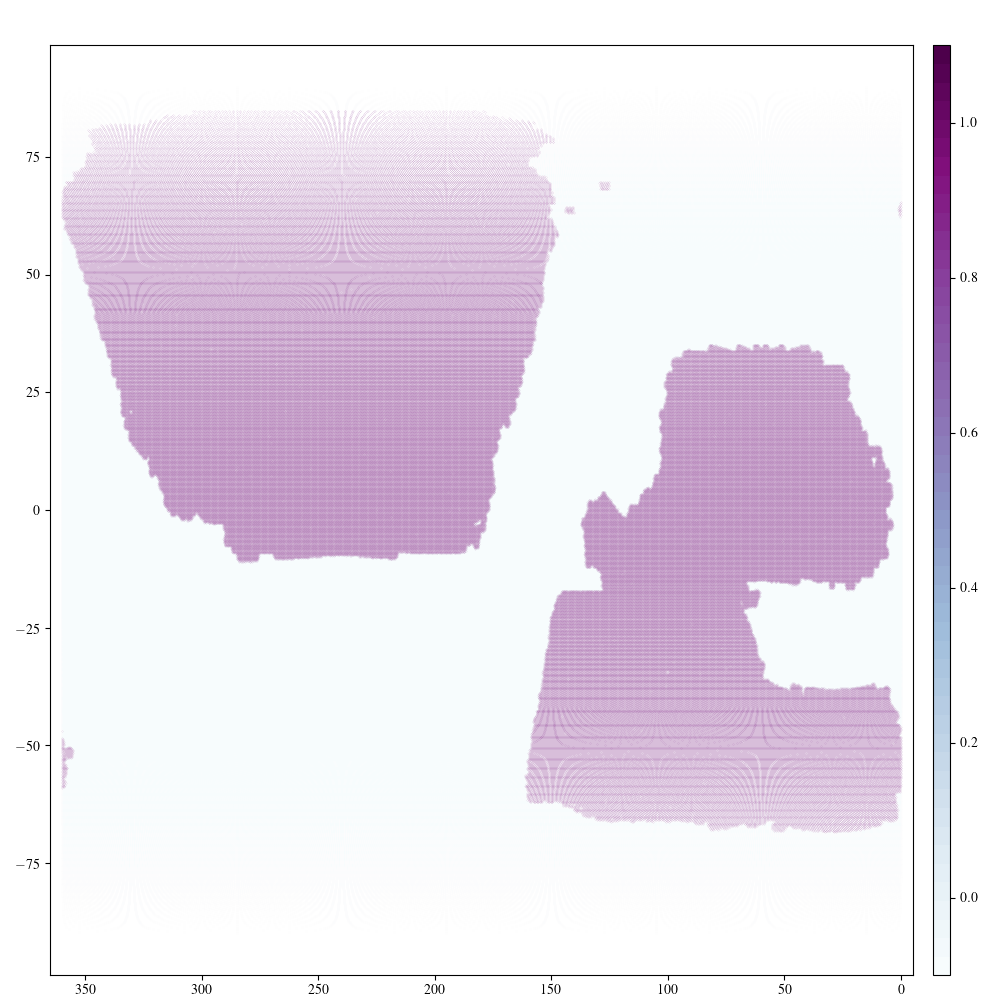

This figure's Python source:
import  os
import  sys
import  glob
import  fitsio
import  matplotlib
import  pylab                                  as       pl
import  pandas                                 as       pd
import  numpy                                  as       np
import  astropy.io.fits                        as       fits
import  matplotlib.pyplot                      as       plt
import  numpy.lib.recfunctions                 as       rfn
import  healpy                                 as       hp

from    mpl_toolkits.axes_grid1                import   make_axes_locatable
from    fast_scatter                           import   fast_scatter
from    matplotlib                             import   rc
from    astropy.table                          import   Table, vstack
from    desitarget.targets                     import   encode_targetid
from    desitarget.geomask                     import   is_in_box
from    desitarget.targetmask                  import   desi_mask
from    mpl_toolkits.axes_grid1                import   make_axes_locatable
from    mpl_toolkits.axes_grid1.inset_locator  import   inset_axes
from    scipy.stats                            import   pearsonr


rc('font', **{'family':'serif', 'serif':['Times']})
rc('text', usetex=True)

##
nside          = np.int(sys.argv[1])
parea          = hp.nside2pixarea(nside, degrees = True)

def read_elgs(nrandom=20000, _all=False):
  cols         = ['NOBS_G', 'NOBS_R', 'NOBS_Z', 'PSFDEPTH_G', 'PSFDEPTH_R', 'PSFDEPTH_Z', 'GALDEPTH_G', 'GALDEPTH_R', 'GALDEPTH_Z', 'PSFSIZE_G', 'PSFSIZE_R', 'PSFSIZE_Z', 'PSFDEPTH_W1', 'PSFDEPTH_W2', 'MASKBITS']

  if _all:
    nrandom    = -1
    randoms    = fitsio.FITS('/project/projectdirs/desi/target/catalogs/dr8/0.31.0/randomsall/randoms-inside-dr8-0.31.0-all.fits')

  else:
    randoms    = fitsio.FITS('/project/projectdirs/desi/target/catalogs/dr8/0.31.0/randoms/randoms-inside-dr8-0.31.0-2.fits')

  ##
  randoms      = randoms[1][cols + ['RA', 'DEC']][:nrandom]
    
  return  randoms, cols
  
    
if __name__ == '__main__':
  nside         = 512
  _all          = True
  save          = False
  
  ##
  randoms, cols = read_elgs(nrandom=5000, _all=_all)

  isin          = np.ones(len(randoms), dtype=np.float)

  for bit in [1, 5, 6, 7, 11, 12, 13]:
    isin        = isin * (1.0 - np.clip(np.bitwise_and(randoms['MASKBITS'], np.ones_like(randoms['MASKBITS']) * 2 ** bit), a_min=0.0, a_max=1.0))
    ##  isin    = isin * np.array([(x & 2 ** bit) == 0 for x in randoms['MASKBITS']]).astype(np.int)

  isin          = isin.astype(np.bool)

  remaining     = randoms[isin]

  print('Input:  {};  Remaining:  {}  ({})'.format(len(randoms), len(remaining), np.count_nonzero(isin)))
  
  ##  randoms   = Table(data=randoms, names=['RA', 'DEC'] + cols)  
  ##  randoms.pprint()
  '''
  binary       = np.load('/global/cscratch1/sd/mjwilson/BGS/SV-ASSIGN/healmaps/elg_tdensity_{}.npy'.format(nside))
  rhpind       = binary[:,0]
  rhpra        = binary[:,1]
  rhpdec       = binary[:,2]
  rtdensity    = binary[:,3]
  '''

  ##
  npix           = hp.pixelfunc.nside2npix(nside)
  indices        = np.arange(npix)
  result         = np.zeros_like(indices)
  denom          = np.zeros_like(indices)
  
  ##
  hppix          = hp.ang2pix(nside, (90. - remaining['DEC']) * np.pi / 180., remaining['RA'] * np.pi / 180., nest=False)
  hpind, cnts    = np.unique(hppix, return_counts=True)
  
  for i, ind in enumerate(hpind):
    result[ind] += cnts[i]  

  hppix          = hp.ang2pix(nside, (90. - randoms['DEC']) * np.pi / 180., randoms['RA'] * np.pi / 180., nest=False)
  hpind, cnts    = np.unique(hppix, return_counts=True)

  for i, ind in enumerate(hpind):
    denom[ind]  += cnts[i]

  mask           = np.array(denom > 0.0).astype(np.int)

  result         = mask * result / denom

  occupied       = result[result > 0.0]

  print('\n\nDeviation level: {:.3} per cent.'.format(100. * np.std(occupied)))
  
  ##
  theta, phi     = hp.pix2ang(nside, range(npix), nest=False)
  hpra, hpdec    = 180. / np.pi * phi, 90. -180. / np.pi * theta

  if save:
    np.save(os.environ['CSCRATCH'] + '/BGS/SV-ASSIGN/elgs/pix_area.npy', np.c_[np.arange(npix), hpra, hpdec, result])

  print('\n\nDone.\n\n')
    
  if not _all:
    fig, axarr   = plt.subplots(nrows=1, ncols=1, figsize=(10, 10))
      
    plt.subplots_adjust(left = 0.05, right = 0.95, hspace=0.4, wspace=0.2, top = 0.955, bottom = 0.025)
      
    hpra[hpra > 300.] -= 360.
    hpra        += 60.

    fast_scatter(axarr, hpra, hpdec, mask, -0.1, 1.1, 50, cmap='BuPu', printit=False)
      
    axarr.set_xlim(365., -5.)
    
    pl.savefig('pix_area_test.png')
